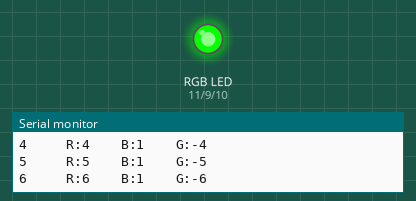
A sketch run on a simulated Arduino Uno, built with avr-gcc and run on an emulated ATmega328P. Parts: an RGB LED mixed from three pins (HIGH = lit), the last lines printed to the serial monitor. Dim RGB values are drawn brighter than linear.

Above: at 0.16 s.
At 4.55 s:
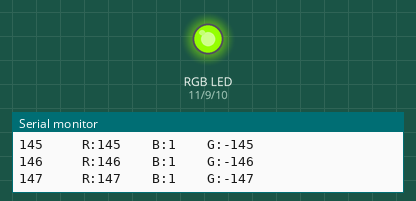
At 9.33 s:
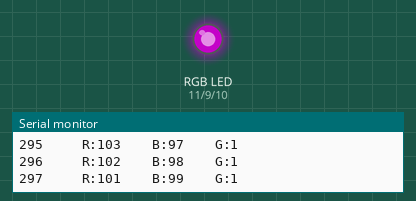
At 18.8 s:
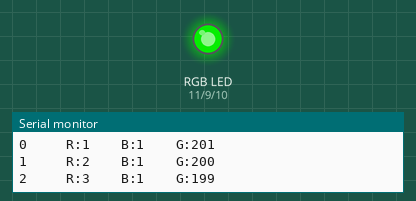
At 29.63 s:
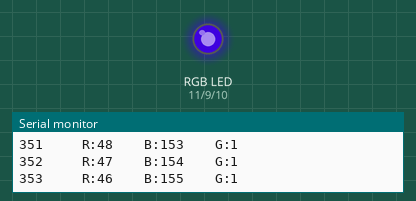
At 39.8 s:
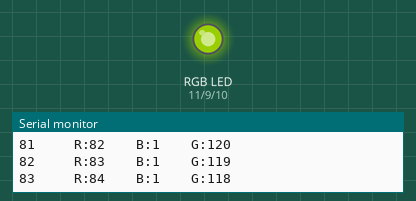
Timing chart, 0 to 40.0 s (numbered marks = the images above):
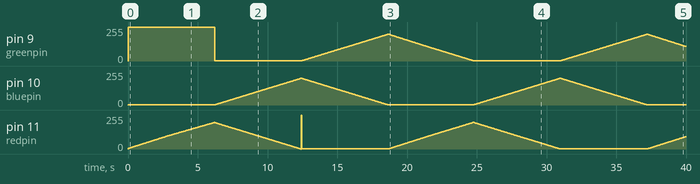

The sketch:

sketch_jul14a.ino
```cpp
int redpin=11;//定义LED接口
int bluepin=10;
int greenpin=9;
int redval;//定义LED变量
int blueval;
int greenval;
int i=0;
void setup()
{
  pinMode(redpin,OUTPUT);//设置LED接口为输出接口
  pinMode(bluepin,OUTPUT);
  pinMode(greenpin,OUTPUT);
  pinMode(redval,INPUT);//设置LED变量为输入值
  pinMode(blueval,INPUT);
  pinMode(greenval,INPUT);
  Serial.begin(9600);//连接到串行端口，波特率为9600
}
void loop()
{
  i++;
if(i<200)
{
  redval+=1;//红灯变亮
  greenval-=1;//绿灯变暗
  blueval=1;//黄灯不变
}
else if(i<400)
{
   redval-=1;//红灯变暗
  greenval=1;//绿灯不变
  blueval+=1;// 黄灯变亮
}
else if(i<600)
{
   redval=1;//红灯不变
  greenval+=1;//绿灯变亮
  blueval-=1; //黄灯变暗
}
else
{
  i=0;//重新给i赋值进行新循环
}
analogWrite(redpin,redval);//给LED接口付模拟值
analogWrite(bluepin,blueval);
analogWrite(greenpin,greenval);
Serial.print(i,DEC);//显示出i的值
Serial.print(   "     R:");//分别显示出各个LED的模拟值
Serial.print(redval,DEC);
Serial.print(    "    B:");
Serial.print(blueval,DEC);
Serial.print(    "    G:");
Serial.println(greenval,DEC);
}
```
